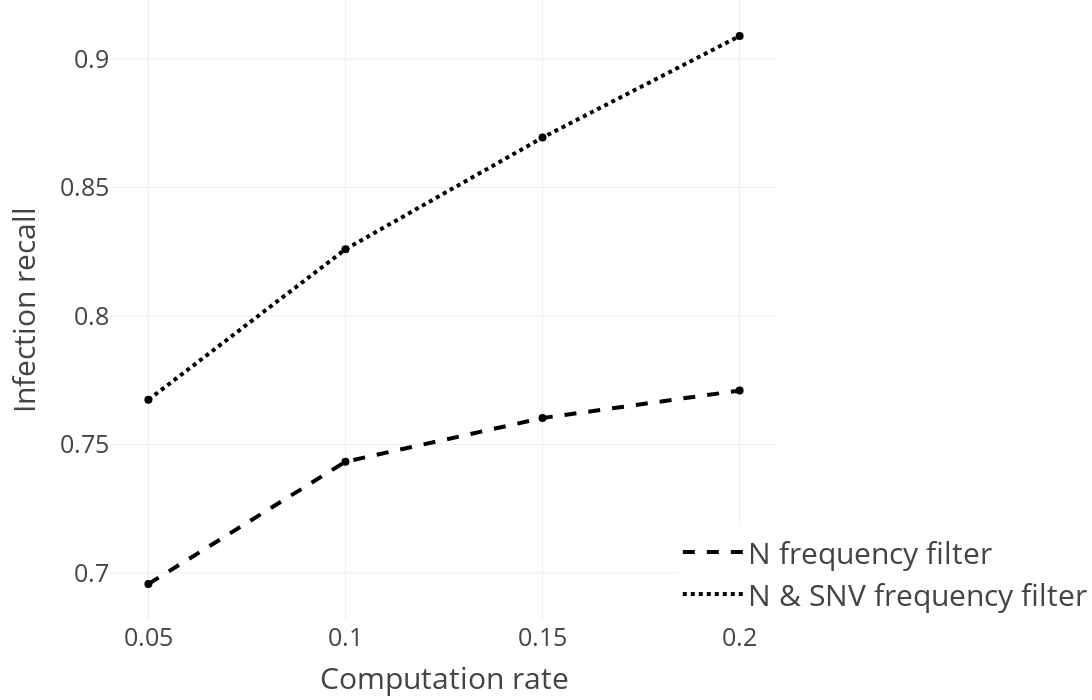

Notebook cell for this chart:
### Markdown cell above
### Infection recall for different filters and computation rates using depth search

### Code cell
sub_fig = get_computation_rate_plot("infection_detection_rate", depth_search_evaluation, "Infection recall", dict(
            x=0.85,
            y=0,
            itemwidth=60,
            xanchor='left',
            yanchor='bottom',
            font=dict(size=30),
        ))

sub_fig.show()

### Figure 1 — Plotly figure (JSON) as saved in the notebook; plotly's stock layout.template omitted (floating-point values rounded to 4 significant figures)
{"data": [{"line": {"color": "black", "dash": "dash", "width": 4}, "mode": "lines", "name": "N frequency filter", "type": "scatter", "x": [0.05, 0.1, 0.15, 0.2], "y": [0.6957, 0.7433, 0.7603, 0.771]}, {"marker": {"color": "black", "size": 8, "symbol": "circle"}, "mode": "markers", "showlegend": false, "text": "", "type": "scatter", "x": [0.05], "y": [0.6957]}, {"marker": {"color": "black", "size": 8, "symbol": "circle"}, "mode": "markers", "showlegend": false, "text": "", "type": "scatter", "x": [0.1], "y": [0.7433]}, {"marker": {"color": "black", "size": 8, "symbol": "circle"}, "mode": "markers", "showlegend": false, "text": "", "type": "scatter", "x": [0.15], "y": [0.7603]}, {"marker": {"color": "black", "size": 8, "symbol": "circle"}, "mode": "markers", "showlegend": false, "text": "", "type": "scatter", "x": [0.2], "y": [0.771]}, {"line": {"color": "black", "dash": "dot", "width": 4}, "mode": "lines", "name": "N & SNV frequency filter", "type": "scatter", "x": [0.05, 0.1, 0.15, 0.2], "y": [0.7674, 0.8259, 0.8694, 0.9089]}, {"marker": {"color": "black", "size": 8, "symbol": "circle"}, "mode": "markers", "showlegend": false, "text": "", "type": "scatter", "x": [0.05], "y": [0.7674]}, {"marker": {"color": "black", "size": 8, "symbol": "circle"}, "mode": "markers", "showlegend": false, "text": "", "type": "scatter", "x": [0.1], "y": [0.8259]}, {"marker": {"color": "black", "size": 8, "symbol": "circle"}, "mode": "markers", "showlegend": false, "text": "", "type": "scatter", "x": [0.15], "y": [0.8694]}, {"marker": {"color": "black", "size": 8, "symbol": "circle"}, "mode": "markers", "showlegend": false, "text": "", "type": "scatter", "x": [0.2], "y": [0.9089]}], "layout": {"font": {"size": 25}, "height": 700, "legend": {"font": {"size": 30}, "itemwidth": 60, "x": 0.85, "xanchor": "left", "y": 0, "yanchor": "bottom"}, "margin": {"b": 80, "l": 110, "r": 0, "t": 0}, "width": 1200, "xaxis": {"autorange": true, "range": [0.04043, 0.2096], "tickmode": "array", "tickvals": [0.05, 0.1, 0.15, 0.2], "title": {"text": "Computation rate"}, "type": "linear"}, "yaxis": {"autorange": true, "range": [0.6817, 0.9229], "title": {"text": "Infection recall"}, "type": "linear"}}}
